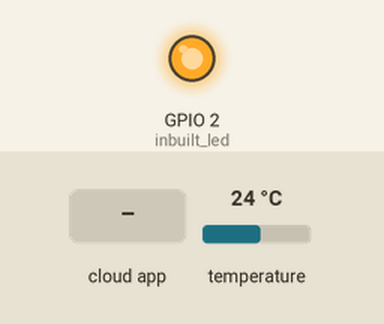
The sketch below on a simulated ESP8266 (NodeMCU). Shown: output pins drawn as LEDs (lit = HIGH). The inputs (shaded band) are chosen by the test bench; at power-on: temperature 24 °C. WiFi joins after 1.5 s; servers stay silent unless stated; network time is answered at once with the bench clock; the local clock reads 2024-03-15 10:24:30 at power-on unless the sketch sets it; random numbers use the default seed unless the sketch sets one; the Firebase database answers and starts empty; what the sketch prints to the serial monitor is not drawn.

Above: at 2.7 s.
2.8 s: the phone or cloud app sets is_data_requested to 1
At 3.6 s:
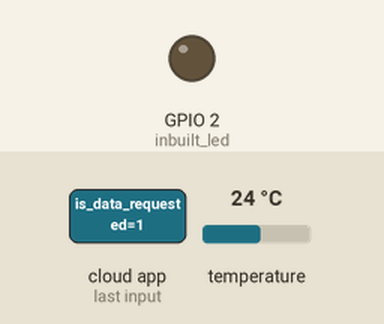
Timing chart, 0 to 8.6 s (numbered marks = the images above; inputs shaded):
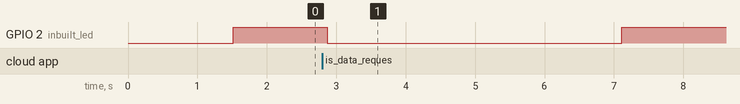

Measured:
- after the input at 2.8 s, GPIO 2 (inbuilt_led): HIGH → LOW after 0.07 s, → HIGH 4.2 s later

The sketch:

program_for_hardware.ino
```cpp
#include <DallasTemperature.h>
#include <FirebaseESP8266.h>
#include <ESP8266WiFi.h>
#include <OneWire.h>
#include <WiFiUdp.h>
#include <NTPClient.h>

#define WIFI_SSID "MAHATHI TEAM"
#define WIFI_PASSWORD "Mahathi123"

#define FIREBASE_HOST "temp-pulse-metering-app-default-rtdb.firebaseio.com"

#define FIREBASE_AUTH "lgUQVTE68zRoeGsYeGoHosznIObeKpucf4ipIecO"

#define ONE_WIRE_BUS 4

OneWire oneWire(ONE_WIRE_BUS);

DallasTemperature sensors(&oneWire);

FirebaseData fbdo;

FirebaseJson json;

int getResponse(FirebaseData &data);

int inbuilt_led = 2;

void printError(FirebaseData &data);

// Define NTP Client to get time
WiFiUDP ntpUDP;
NTPClient timeClient(ntpUDP, "pool.ntp.org");

void setup(void){
    pinMode(inbuilt_led,OUTPUT);
    Serial.begin(115200);
    sensors.begin();
    WiFi.begin(WIFI_SSID, WIFI_PASSWORD);
    Serial.print("Connecting to Wi-Fi");
    while (WiFi.status() != WL_CONNECTED){
      Serial.print(".");
      delay(300);
    }
    Serial.println();
    Serial.print("Connected with IP: ");
    Serial.println(WiFi.localIP());
    Serial.println();

    Firebase.begin(FIREBASE_HOST, FIREBASE_AUTH);
    Firebase.reconnectWiFi(true);

    timeClient.begin();
    // Set offset time in seconds to adjust for your timezone, for example:
    // GMT +1 = 3600
    // GMT +8 = 28800
    // GMT -1 = -3600
    // GMT 0 = 0
    timeClient.setTimeOffset(((5*(3600))+1800));

    //Set the size of WiFi rx/tx buffers in the case where we want to work with large data.
    fbdo.setBSSLBufferSize(1024, 1024);

    //Set the size of HTTP response buffers in the case where we want to work with large data.
    fbdo.setResponseSize(1024);

    //Set database read timeout to 1 minute (max 15 minutes)
    Firebase.setReadTimeout(fbdo, 1000 * 60);
    //tiny, small, medium, large and unlimited.
    //Size and its write timeout e.g. tiny (1s), small (10s), medium (30s) and large (60s).
    Firebase.setwriteSizeLimit(fbdo, "tiny");
}

float temperature, bpm;

void loop(void){
  digitalWrite(inbuilt_led, HIGH);
    if(Firebase.getBool(fbdo, "PARAMETERS/is_data_requested")){
      bool temp_state = fbdo.boolData();
      if(temp_state==true){
        digitalWrite(inbuilt_led, LOW);
        Serial.println("DATA REQUESTED FROM THE APP");
        sensors.requestTemperatures();
        temperature = sensors.getTempFByIndex(0);
        bpm = analogRead(A0);
        createPayload();
        timeClient.update();
        String currentTime = timeClient.getFormattedTime();
        unsigned long epochTime = timeClient.getEpochTime();
        struct tm *ptm = gmtime ((time_t *)&epochTime);
        int monthDay = ptm->tm_mday;
        int currentMonth = ptm->tm_mon+1;
        int currentYear = ptm->tm_year+1900;
        String currentDate = String(monthDay)+"-"+String(currentMonth)+"-"+String(currentYear);
        delay(3000);
        Serial.print("Current date: ");
        Serial.println(currentDate);
        Serial.print("Current time: ");
        Serial.println(currentTime);
        json.clear();
        json.add("REQUESTED_TIME", currentTime);
        json.add("REQUESTED_DATE", currentDate);
        json.add("TEMPERATURE", temperature);
        json.add("HEART_BPM", bpm);
        Firebase.updateNode(fbdo, "/REQUESTED_DATA", json);
        json.clear();
        json.add("HEART_BPM", bpm);
        json.add("TEMPERATURE", temperature);
        Firebase.updateNode(fbdo, "HISTORY/"+currentDate+"/"+currentTime, json);
        Firebase.setBool(fbdo, "PARAMETERS/is_data_requested", false);

      }

    }

}


void printError(FirebaseData &data){
  Serial.println("------------------------------------");
  Serial.println("FAILED");
  Serial.println("REASON: " + fbdo.errorReason());
  Serial.println("------------------------------------");
}

int getResponse(FirebaseData &data){
  if (data.dataType() == "int")
    return data.intData();
  else
    return 100;
}

void createPayload(){
  temperature = random(93,96);
  bpm = random(80,89);
}
```
